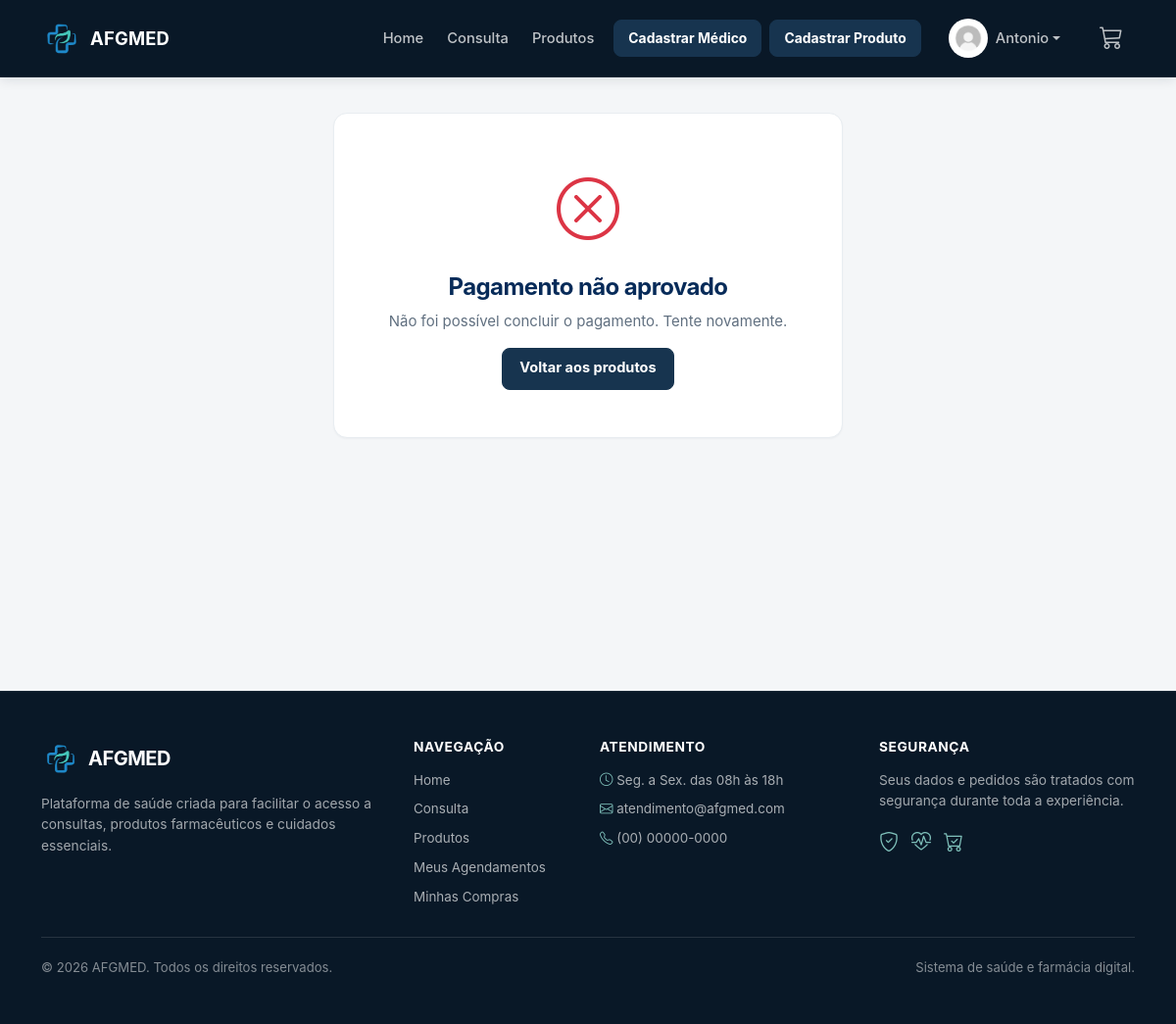
/pagamento/falha (signed in), run on the app's committed database.
### projetoafgmed/models.py (models this page shows)
class Usuario(database.Model, UserMixin):
    id = database.Column(database.Integer, primary_key=True)
    nome = database.Column(database.String, nullable=False)
    sobrenome = database.Column(database.String, nullable=False)
    email = database.Column(database.String, nullable=False, unique=True)
    senha = database.Column(database.String, nullable=False)
    foto = database.Column(database.String(200), nullable=True, default="usuario_padrao.jpg")
    is_admin = database.Column(database.Boolean, default=False)
    is_medico = database.Column(database.Boolean, default=False, nullable=False)
    id_medico = database.Column(database.Integer, database.ForeignKey("medico.id"), nullable=True)
    perfil = database.relationship("PerfilUsuario", backref="usuario", uselist=False)
    carrinho = database.relationship("Carrinho", backref="usuario", uselist=False)
    consultas = database.relationship("Consulta", backref="usuario", lazy=True)
    pedidos = database.relationship("Pedido", backref="usuario", lazy=True)
    medico = database.relationship(
        "Medico",
        backref=database.backref("usuario_acesso", uselist=False),
        foreign_keys=[id_medico]
    )

### projetoafgmed/rotas/entrega_pagamento.py (the view)
@app.route("/pagamento/falha")
def pagamento_falha():
    external_reference = request.args.get(
        "external_reference"
    )
    pedido = obter_pedido_por_referencia(
        external_reference
    )
    carrinho = (
        pedido.carrinho
        if pedido
        else None
    )
    if pedido:
        pedido.status_pagamento = "rejected"
        pedido.status = "falha"
    if carrinho:
        carrinho.status_pagamento = "falha"
        carrinho.status = "ativo"
        carrinho.mercado_pago_preference_id = None
        carrinho.mercado_pago_payment_id = None
        carrinho.mercado_pago_init_point = None
    database.session.commit()
    return render_template(
        "pagamento_falha.html",
        pedido=pedido,
        carrinho=carrinho
    )

### projetoafgmed/models.py (called while the page is built)
@login_manager.user_loader
def load_usuario(id_usuario):
    return Usuario.query.get(int(id_usuario))

### projetoafgmed/rotas/contexto.py (called while the page is built, shortened)
@app.context_processor
def carrinho_global():
    if current_user.is_authenticated:
        carrinho = Carrinho.query.filter_by(
            id_usuario=current_user.id,
            status="ativo"
        ).first()
        itens = carrinho.itens if carrinho else []
        total = sum(item.quantidade * item.preco_unitario for item in itens)
        quantidade = sum(item.quantidade for item in itens)
        return {
            "carrinho": carrinho,
            "itens_carrinho": itens,
            "total_carrinho": total,
            "quantidade_carrinho": quantidade
        }

### projetoafgmed/rotas/utils.py (called while the page is built, shortened)
def obter_pedido_por_referencia(external_reference):
    if not external_reference:
        return None

### projetoafgmed/templates/pagamento_falha.html (shortened to what this page needs)
{% extends "base.html" %}
{% block content %}
<div class="card mx-auto text-center p-4" style="max-width: 520px;">
    <div class="card-body">
        <i class="bi bi-x-circle text-danger" style="font-size: 4rem;"></i>
        <h3 class="fw-bold mt-3" style="color:#072B59;">
            Pagamento não aprovado
        </h3>
        <p class="text-muted">
            Não foi possível concluir o pagamento. Tente novamente.
        </p>
        <a href="{{ url_for('produtos') }}" class="btn btn-primary">
            Voltar aos produtos
        </a>
    </div>
</div>
{% endblock %}

### projetoafgmed/templates/base.html (shortened to what this page needs)
<!DOCTYPE html>
<html lang="pt-br">
<head>
    <link href="https://cdn.jsdelivr.net/npm/bootstrap@5.3.8/dist/css/bootstrap.min.css"
          rel="stylesheet">
    <link rel="stylesheet"
          href="https://cdn.jsdelivr.net/npm/bootstrap-icons@1.11.3/font/bootstrap-icons.css">
    <link rel="stylesheet"
          href="{{ url_for('static', filename='css/style.css') }}">
</head>
<body>
<nav class="navbar navbar-expand-lg navbar-dark bg-dark">
    <div class="container">
        <a class="navbar-brand d-flex align-items-center"
           href="{{ url_for('homepage') }}">
            <img src="{{ url_for('static', filename='imagens/logo.jpg') }}"
                 alt="Logo AFGMED"
                 width="50"
                 class="me-2">
            AFGMED
        </a>
        <div class="collapse navbar-collapse" id="navbarNav">
            <ul class="navbar-nav ms-auto align-items-lg-center">
                <li class="nav-item">
                    <a class="nav-link" href="{{ url_for('homepage') }}">
                        Home
                    </a>
                </li>
                {% if current_user.is_authenticated
                      and current_user.is_medico
                      and not current_user.is_admin %}
                    <li class="nav-item">
                        <a class="nav-link" href="{{ url_for('medicos') }}">
                            Minhas Consultas
                        </a>
                    </li>
                {% else %}
                    <li class="nav-item">
                        <a class="nav-link" href="{{ url_for('medicos') }}">
                            Consulta
                        </a>
                    </li>
                {% endif %}
                <li class="nav-item">
                    <a class="nav-link" href="{{ url_for('produtos') }}">
                        Produtos
                    </a>
                </li>
                {% if current_user.is_authenticated and current_user.is_admin %}
                    <li class="nav-item ms-lg-2 mt-2 mt-lg-0">
                        <a class="btn btn-primary"
                           href="{{ url_for('cadastro_medico') }}">
                            Cadastrar Médico
                        </a>
                    </li>
                    <li class="nav-item ms-lg-2 mt-2 mt-lg-0">
                        <a class="btn btn-primary"
                           href="{{ url_for('cadastro_produto') }}">
                            Cadastrar Produto
                        </a>
                    </li>
                {% endif %}
            </ul>
            <ul class="navbar-nav ms-lg-3 align-items-lg-center">
                {% if current_user.is_authenticated %}
                    <li class="nav-item dropdown me-lg-3">
                        <a class="nav-link dropdown-toggle d-flex align-items-center"
                           href="#"
                           id="perfilDropdown"
                           role="button"
                           data-bs-toggle="dropdown"
                           aria-expanded="false">
                            <img src="{{ url_for(
                                'static',
                                filename='fotos_perfil/' + (
                                    current_user.foto or 'usuario_padrao.jpg'
                                )
                            ) }}"
                                 alt="Perfil"
                                 class="rounded-circle"
                                 style="width:40px; height:40px; object-fit:cover;">
                            <span class="ms-2">
                                {{ current_user.nome }}
                            </span>
                        </a>
                    </li>
                    {% if not current_user.is_medico or current_user.is_admin %}
                        <li class="nav-item position-relative d-none d-lg-block">
                            <a class="nav-link position-relative"
                               href="#"
                               data-bs-toggle="offcanvas"
                               data-bs-target="#carrinhoLateral"
                               aria-controls="carrinhoLateral"
                               aria-label="Abrir carrinho">
                                <i class="bi bi-cart3" style="font-size:1.5rem;"></i>
                            </a>
                        </li>
                    {% endif %}
                {% endif %}
            </ul>
        </div>
    </div>
</nav>
<main class="container mt-5">
    {% block content %}{% endblock %}
</main>
<footer class="footer-afg mt-5">
    <div class="container py-5">
        <div class="row g-4">
            <div class="col-md-4">
                <div class="d-flex align-items-center mb-3">
                    <img src="{{ url_for('static', filename='imagens/logo.jpg') }}"
                         alt="Logo AFGMED"
                         width="48"
                         class="footer-logo me-2">
                    <h5 class="mb-0 fw-bold">AFGMED</h5>
                </div>
                <p class="footer-text">
                    Plataforma de saúde criada para facilitar o acesso a consultas,
                    produtos farmacêuticos e cuidados essenciais.
                </p>
            </div>
            <div class="col-md-2">
                <h6 class="footer-title">Navegação</h6>
                <ul class="footer-links">
                    <li><a href="{{ url_for('homepage') }}">Home</a></li>
                    {% if current_user.is_authenticated
                          and current_user.is_medico
                          and not current_user.is_admin %}
                        <li><a href="{{ url_for('medicos') }}">Minhas Consultas</a></li>
                    {% else %}
                        <li><a href="{{ url_for('medicos') }}">Consulta</a></li>
                    {% endif %}
                    <li><a href="{{ url_for('produtos') }}">Produtos</a></li>
                    {% if current_user.is_authenticated %}
                        {% if current_user.is_medico and not current_user.is_admin %}
                            <li><a href="{{ url_for('medicos') }}">Minhas Consultas</a></li>
                        {% else %}
                            <li><a href="{{ url_for('meus_agendamentos') }}">Meus Agendamentos</a></li>
                            <li><a href="{{ url_for('meus_pedidos') }}">Minhas Compras</a></li>
                        {% endif %}
                    {% endif %}
                </ul>
            </div>
            <div class="col-md-3">
                <h6 class="footer-title">Atendimento</h6>
                <ul class="footer-links">
                    <li><i class="bi bi-clock"></i> Seg. a Sex. das 08h às 18h</li>
                    <li><i class="bi bi-envelope"></i> atendimento@afgmed.com</li>
                    <li><i class="bi bi-telephone"></i> (00) 00000-0000</li>
                </ul>
            </div>
            <div class="col-md-3">
                <h6 class="footer-title">Segurança</h6>
                <p class="footer-text">
                    Seus dados e pedidos são tratados com segurança durante
                    toda a experiência.
                </p>
                <div class="footer-icons">
                    <i class="bi bi-shield-check"></i>
                    <i class="bi bi-heart-pulse"></i>
                    <i class="bi bi-cart-check"></i>
                </div>
            </div>
        </div>
        <hr class="footer-line">
        <div class="d-flex flex-column flex-md-row justify-content-between align-items-center gap-2">
            <small>© 2026 AFGMED. Todos os direitos reservados.</small>
            <small>Sistema de saúde e farmácia digital.</small>
        </div>
    </div>
</footer>
</body>
</html>

### projetoafgmed/static/css/style.css (style rules this page uses)
:root { --afg-navy-950:#091827;--afg-navy-900:#10263b;--afg-navy-800:#17344f;--afg-navy-700:#214764;--afg-teal-700:#176f6a;--afg-teal-600:#1c817a;--afg-teal-500:#26968d;--afg-teal-100:#e7f3f1;--afg-slate-900:#1c2733;--afg-slate-800:#2c3946;--afg-slate-700:#465564;--afg-slate-600:#617080;--afg-slate-500:#7b8794;--afg-slate-300:#cbd3da;--afg-slate-200:#dde3e8;--afg-slate-100:#edf1f4;--afg-slate-50:#f6f8fa;--afg-white:#ffffff;--afg-success:#237a57;--afg-warning:#a56b15;--afg-danger:#a93f46;--afg-info:#316a96;--afg-border:#dbe2e8;--afg-border-soft:#e8edf1;--afg-background:#f4f6f8;--afg-radius-sm:6px;--afg-radius:10px;--afg-radius-lg:14px;--afg-radius-xl:18px;--afg-shadow-xs:0 1px 2px rgba(9,24,39,0.04);--afg-shadow-sm:0 4px 14px rgba(9,24,39,0.06);--afg-shadow-md:0 12px 28px rgba(9,24,39,0.09);--afg-transition:160ms ease; }
* { box-sizing:border-box; }
html { scroll-behavior:smooth; }
body { margin:0;min-height:100vh;background:var(--afg-background);color:var(--afg-slate-800);font-family:Inter,-apple-system,BlinkMacSystemFont,"Segoe UI",Roboto,Helvetica,Arial,sans-serif;font-size:15px;line-height:1.55;-webkit-font-smoothing:antialiased;text-rendering:optimizeLegibility; }
main.container { min-height:65vh;margin-top:36px !important; }
h1,h2,h3,h4,h5,h6 { color:var(--afg-navy-900);font-weight:700;letter-spacing:-0.025em; }
h3 { font-size:clamp(1.35rem,2vw,1.7rem); }
a { color:var(--afg-teal-700);text-decoration:none;transition:color var(--afg-transition),background-color var(--afg-transition),border-color var(--afg-transition); }
.text-muted { color:var(--afg-slate-600) !important; }
.card { background:var(--afg-white);border:1px solid var(--afg-border-soft);border-radius:var(--afg-radius-lg);box-shadow:var(--afg-shadow-xs); }
.card-body { padding:24px; }
hr { border-color:var(--afg-border);opacity:1; }
.navbar { min-height:72px;padding:10px 0;background:var(--afg-navy-950) !important;border-bottom:1px solid rgba(255,255,255,0.07);box-shadow:0 2px 12px rgba(9,24,39,0.12); }
.navbar-brand { color:var(--afg-white) !important;font-size:1.15rem;font-weight:750;letter-spacing:0.01em; }
.navbar-brand img { width:42px !important;height:42px;border-radius:8px;object-fit:cover; }
.navbar .nav-link { color:rgba(255,255,255,0.74);padding:9px 12px !important;border-radius:7px;font-size:0.92rem;font-weight:550; }
.navbar .btn { min-height:38px;padding:8px 14px;font-size:0.87rem; }
.btn { min-height:43px;padding:9px 17px;border-radius:8px;font-size:0.91rem;font-weight:650;box-shadow:none;transition:background-color var(--afg-transition),border-color var(--afg-transition),color var(--afg-transition),box-shadow var(--afg-transition); }
.btn-primary { color:var(--afg-white);background:var(--afg-navy-800);border-color:var(--afg-navy-800); }
.footer-afg { margin-top:70px !important;color:rgba(255,255,255,0.73);background:var(--afg-navy-950);border-top:1px solid rgba(255,255,255,0.06); }
.footer-afg h5,.footer-afg h6 { color:var(--afg-white); }
.footer-logo { width:40px !important;height:40px;border-radius:7px;object-fit:cover; }
.footer-title { margin-bottom:15px;font-size:0.86rem;letter-spacing:0.04em;text-transform:uppercase; }
.footer-text { max-width:360px;color:rgba(255,255,255,0.62);font-size:0.86rem; }
.footer-links { display:flex;flex-direction:column;gap:9px;padding:0;margin:0;list-style:none; }
.footer-links li,.footer-links a { color:rgba(255,255,255,0.65);font-size:0.84rem; }
.footer-links i { width:18px;color:#7fc0ba; }
.footer-icons { display:flex;gap:13px;color:#7fc0ba;font-size:1.25rem; }
.footer-line { margin:30px 0 20px;border-color:rgba(255,255,255,0.12); }
.footer-afg small { color:rgba(255,255,255,0.5); }

### data on the page
Usuario: foto (picture), nome "Antonio"
